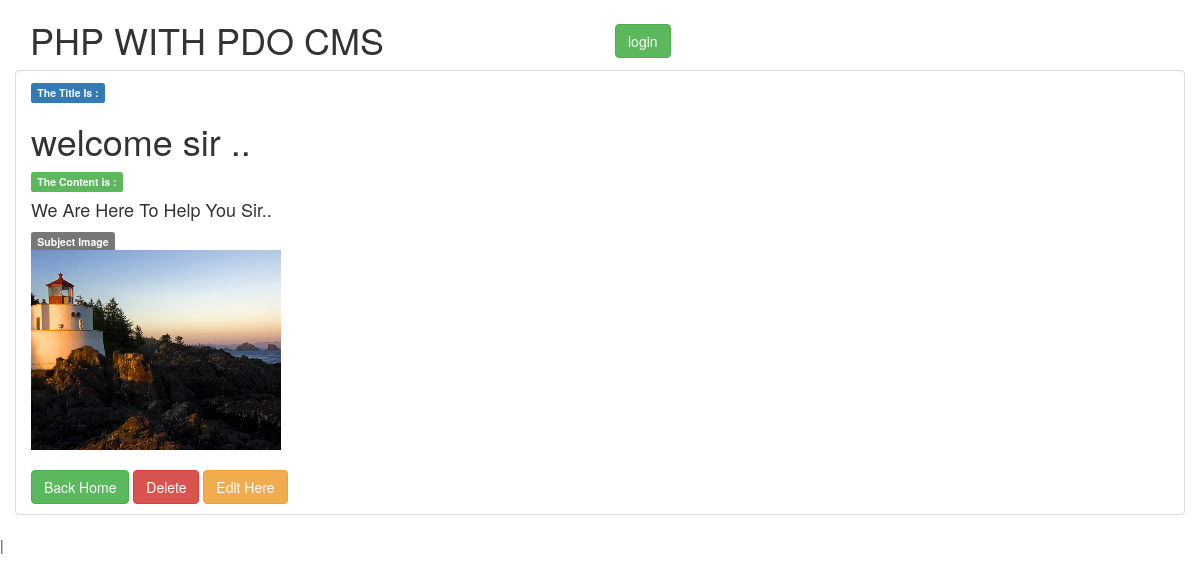
The page /post.php?id=63 on the database its author committed.
### tables this page shows
CREATE TABLE `posts` (
  `id` int(11) NOT NULL,
  `title` varchar(150) NOT NULL,
  `image` varchar(255) NOT NULL,
  `content` text NOT NULL
);

### inc/functions.php (called while the page is built, shortened)
<?php require 'connection.php';?>
<?php
 class Post
 {
    public function fetch_data($id)
    {
        global $pdo;
        $query = $pdo->prepare("SELECT * FROM posts where id = ? ");
        $query->bindValue(1,$id);
        $query->execute();
        return $query->fetch();
    }
 }
?>

### post.php (the view, shortened to what this page needs)
<?php include 'templete/header.php'; ?>
<?php
    if (isset($_GET['id']))
    {
       $id =$_GET['id'] ;
    }else
    {
        header('location : index.php');
        exit();
    }
    $data = $post->fetch_data($id);
   ?>
    <div class="container">
        <div class="row">
            <section class="article">
                <ul class="list-group">
                    <li class="list-group-item">
                        <blockquotes>
                          <div>
                              <lable class="label label-primary">The Title Is :</lable>
                        <h1><?php echo$data['title'];  ?></h1>
                          </div>
                            <div>
                            <label class="label label-success">The Content is :</label>
                        <h4><?php echo$data['content'];  ?></h4>
                            </div>
                        <div>
                        <label class="label label-default"> Subject Image</label>
                            <br>
                        <img src= "admin/uploads/<?php echo $data['image'] ?> " style=" width: 250px; height: 200px">
                            <br>
                        </div>
                            <br>
                                <a class="btn btn-success" href="index.php">Back Home</a>
                            <a class="btn btn-danger" href="admin/delete.php" > Delete </a>
                            <a class="btn btn-warning" href="admin/update.php?edit_id=<?php echo $data['id']; ?>" > Edit Here </a>
                        </blockquotes>
                    </li>
                </ul>
            </section>
        </div>
    </div>
<?php include 'templete/footer.php'; ?>

### rows shown on the page
posts: title "welcome sir ..", content "We Are Here To Help You Sir..", image (picture)
